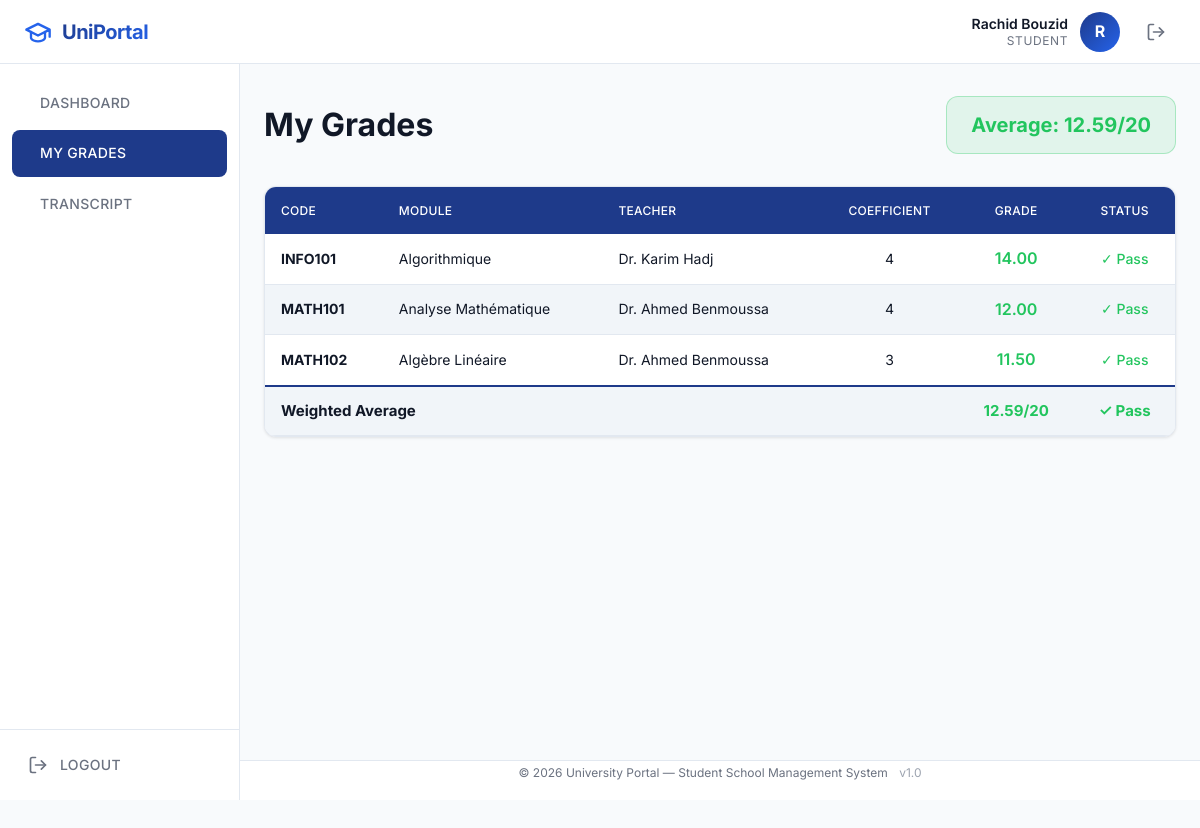
The page /student/grades.php (signed in) on the database its author committed.
### tables this page shows
CREATE TABLE IF NOT EXISTS grades (
    id          INT AUTO_INCREMENT PRIMARY KEY,
    student_id  INT             NOT NULL,
    module_id   INT             NOT NULL,
    grade       DECIMAL(5,2)    NOT NULL CHECK (grade >= 0 AND grade <= 20),
    created_at  TIMESTAMP       DEFAULT CURRENT_TIMESTAMP,
    updated_at  TIMESTAMP       DEFAULT CURRENT_TIMESTAMP ON UPDATE CURRENT_TIMESTAMP,
    UNIQUE KEY uk_student_module (student_id, module_id),
    INDEX idx_grade_student (student_id),
    INDEX idx_grade_module (module_id),
    CONSTRAINT fk_grade_student
        FOREIGN KEY (student_id) REFERENCES students(id)
        ON DELETE CASCADE ON UPDATE CASCADE,
    CONSTRAINT fk_grade_module
        FOREIGN KEY (module_id) REFERENCES modules(id)
        ON DELETE CASCADE ON UPDATE CASCADE
);

CREATE TABLE IF NOT EXISTS modules (
    id          INT AUTO_INCREMENT PRIMARY KEY,
    code        VARCHAR(20)     NOT NULL UNIQUE,
    name        VARCHAR(150)    NOT NULL,
    coefficient INT             NOT NULL DEFAULT 1,
    teacher_id  INT             NULL,
    created_at  TIMESTAMP       DEFAULT CURRENT_TIMESTAMP,
    INDEX idx_module_code (code),
    INDEX idx_module_teacher (teacher_id),
    CONSTRAINT fk_module_teacher
        FOREIGN KEY (teacher_id) REFERENCES teachers(id)
        ON DELETE SET NULL ON UPDATE CASCADE
);

CREATE TABLE IF NOT EXISTS teachers (
    id          INT AUTO_INCREMENT PRIMARY KEY,
    name        VARCHAR(100)    NOT NULL,
    email       VARCHAR(150)    NOT NULL UNIQUE,
    password    VARCHAR(255)    NOT NULL,
    created_at  TIMESTAMP       DEFAULT CURRENT_TIMESTAMP,
    INDEX idx_teacher_email (email)
);

### includes/auth.php (called while the page is built, shortened)
<?php
function e(string $value): string
{
    return htmlspecialchars($value, ENT_QUOTES, 'UTF-8');
}

### student/grades.php (the view, shortened to what this page needs)
<?php
require_once __DIR__ . '/../includes/auth.php';
require_once __DIR__ . '/../config/database.php';
$studentId = $_SESSION['user_id'];
$stmt = $pdo->prepare("
    SELECT g.grade, m.code, m.name AS module_name, m.coefficient, t.name AS teacher_name
    FROM grades g
    JOIN modules m ON m.id = g.module_id
    LEFT JOIN teachers t ON t.id = m.teacher_id
    WHERE g.student_id = ?
    ORDER BY m.code
");
$stmt->execute([$studentId]);
$grades = $stmt->fetchAll();
$totalWeight = 0;
$totalPoints = 0;
foreach ($grades as $g) {
    $totalPoints += $g['grade'] * $g['coefficient'];
    $totalWeight += $g['coefficient'];
}
$weightedAverage = $totalWeight > 0 ? round($totalPoints / $totalWeight, 2) : 0;
include __DIR__ . '/../includes/header.php';
include __DIR__ . '/../includes/sidebar.php';
?>
<div class="page-header">
    <h1>My Grades</h1>
    <div class="average-badge <?php echo $weightedAverage >= 10 ? 'pass' : 'fail'; ?>">
        Average: <?php echo $weightedAverage; ?>/20
    </div>
</div>
<div class="table-container">
    <table class="responsive-table">
        <thead>
            <tr>
                <th>Code</th>
                <th>Module</th>
                <th>Teacher</th>
                <th class="text-center">Coefficient</th>
                <th class="text-center">Grade</th>
                <th class="text-center">Status</th>
            </tr>
        </thead>
        <tbody>
            <?php if (empty($grades)): ?>
                <tr><td colspan="6" class="empty-state"><p>No grades available yet.</p></td></tr>
            <?php else: ?>
                <?php foreach ($grades as $g): ?>
                    <tr>
                        <td data-label="Code"><strong><?php echo e($g['code']); ?></strong></td>
                        <td data-label="Module"><?php echo e($g['module_name']); ?></td>
                        <td data-label="Teacher"><?php echo $g['teacher_name'] ? e($g['teacher_name']) : '—'; ?></td>
                        <td data-label="Coefficient" class="text-center"><?php echo $g['coefficient']; ?></td>
                        <td data-label="Grade" class="text-center">
                            <span class="grade-value <?php echo $g['grade'] >= 10 ? 'grade-pass' : 'grade-fail'; ?>">
                                <?php echo number_format($g['grade'], 2); ?>
                            </span>
                        </td>
                        <td data-label="Status" class="text-center">
                            <?php if ($g['grade'] >= 10): ?>
                                <span style="color:var(--success); font-weight:500;">✓ Pass</span>
                            <?php else: ?>
                                <span style="color:var(--danger); font-weight:500;">✗ Fail</span>
                            <?php endif; ?>
                        </td>
                    </tr>
                <?php endforeach; ?>
                <tr class="total-row">
                    <td colspan="4" data-label=""><strong>Weighted Average</strong></td>
                    <td class="text-center" data-label="Average">
                        <strong class="<?php echo $weightedAverage >= 10 ? 'grade-pass' : 'grade-fail'; ?>">
                            <?php echo $weightedAverage; ?>/20
                        </strong>
                    </td>
                    <td class="text-center">
                        <strong class="<?php echo $weightedAverage >= 10 ? 'grade-pass' : 'grade-fail'; ?>">
                            <?php echo $weightedAverage >= 10 ? '✓ Pass' : '✗ Fail'; ?>
                        </strong>
                    </td>
                </tr>
            <?php endif; ?>
        </tbody>
    </table>
</div>
<?php include __DIR__ . '/../includes/footer.php'; ?>

### assets/css/style.css (style rules this page uses)
:root { --primary: #1e3a8a; --secondary: #2563eb; --bg: #f8fafc; --text: #111827; --success: #22c55e; --danger: #ef4444; --white: #ffffff; --gray-100: #f1f5f9; --gray-200: #e2e8f0; --gray-400: #9ca3af; --gray-500: #6b7280; --primary-80: rgba(30, 58, 138, 0.8); --header-h: 64px; --sidebar-w: 240px; --footer-h: 40px; --radius: 8px; --radius-lg: 12px; --z-header: 1000; --z-sidebar: 900; --z-modal: 2000; --z-toast: 2500; --shadow-sm: 0 1px 3px rgba(0,0,0,0.1); --shadow-md: 0 4px 12px rgba(0,0,0,0.12); --shadow-lg: 0 10px 30px rgba(0,0,0,0.15); --transition: 0.3s ease; }
*, *::before, *::after { margin: 0; padding: 0; box-sizing: border-box; }
html { font-size: 16px; scroll-behavior: smooth; }
body { font-family: 'Inter', Arial, sans-serif; color: var(--text); background: var(--bg); line-height: 1.6; min-height: 100vh; -webkit-font-smoothing: antialiased; -moz-osx-font-smoothing: grayscale; }
h1 { font-size: 32px; font-weight: 700; line-height: 1.3; margin-bottom: 16px; }
.page-header { display: flex; align-items: center; justify-content: space-between; flex-wrap: wrap; gap: 16px; margin-bottom: 32px; }
.page-header h1 { margin-bottom: 0; }
.table-container { background: var(--white); border: 1px solid var(--gray-200); border-radius: var(--radius-lg); overflow: hidden; box-shadow: var(--shadow-sm); }
table { width: 100%; border-collapse: collapse; font-size: 14px; }
thead th { background: var(--primary); color: var(--white); font-weight: 500; text-align: left; padding: 14px 16px; white-space: nowrap; letter-spacing: 0.025em; text-transform: uppercase; font-size: 12px; }
tbody td { padding: 12px 16px; border-bottom: 1px solid var(--gray-200); vertical-align: middle; }
tbody tr:nth-child(even) { background: var(--gray-100); }
.text-center { text-align: center; }
.average-badge { display: inline-flex; align-items: center; gap: 8px; padding: 12px 24px; border-radius: var(--radius-lg); font-size: 20px; font-weight: 700; }
.average-badge.pass { background: rgba(34, 197, 94, 0.1); color: var(--success); border: 1px solid rgba(34, 197, 94, 0.3); }
.grade-value { font-weight: 600; font-size: 16px; }
.grade-pass { color: var(--success); }
.total-row td { font-weight: 700 !important; font-size: 15px !important; background: var(--gray-100) !important; border-top: 2px solid var(--primary) !important; }

### rows shown on the page
grades: module.code "INFO101", module.name "Algorithmique", teachers.name "Dr. Karim Hadj", module.coefficient "4", grade "14.00", shows "✓ Pass"
grades: module.code "MATH101", module.name "Analyse Mathématique", teachers.name "Dr. Ahmed Benmoussa", module.coefficient "4", grade "12.00", shows "✓ Pass"
grades: module.code "MATH102", module.name "Algèbre Linéaire", teachers.name "Dr. Ahmed Benmoussa", module.coefficient "3", grade "11.50", shows "✓ Pass"

### other values the page prints
$userName "Rachid Bouzid"
$userRole "STUDENT"
substr($userName, 0, 1) "R"
$item['label'] "DASHBOARD"
$item['label'] "MY GRADES"
$item['label'] "TRANSCRIPT"
$weightedAverage "12.59"
